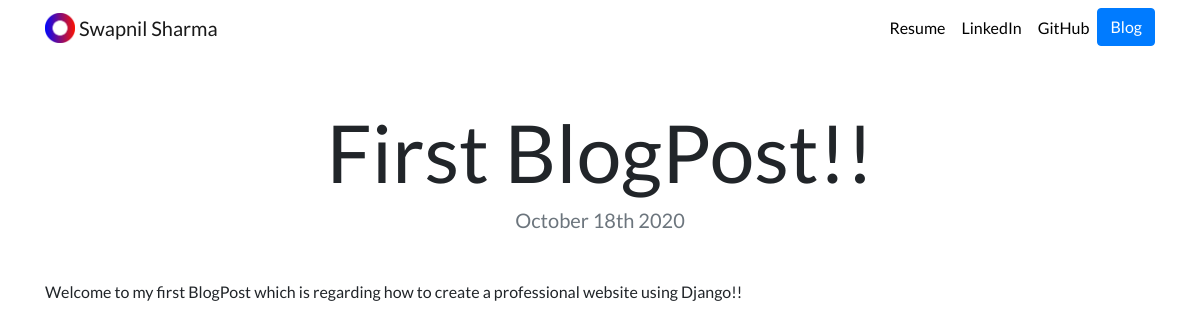
Page /blog/1/ on the committed database.
### blog/models.py (models this page shows, shortened)
class Blog(models.Model):
    title = models.CharField(max_length=200)
    description = models.TextField()
    date = models.DateField()

### blog/views.py (the view)
# urls.py: path('<int:blog_id>/', views.detail, name='detail'),
def detail(request, blog_id):
    blog = get_object_or_404(Blog, pk=blog_id)
    return render(request, 'blog/detail.html',{'blog':blog})

### blog/templates/blog/detail.html
{% extends "portfolio/base.html" %}
{% load static %}
{% block content %}
<h1 class="text-center mt-5" id="blogdetailtitle">{{ blog.title }}</h1>
<h5 class="text-center text-muted mb-5">{{ blog.date|date:'F jS Y' }}</h5>
{{ blog.description|safe }}
{% endblock %}

### portfolio/static/portfolio/custom.css (style rules this page uses)
body { font-family: 'Lato', sans-serif; }
@media (min-width: 992px) { #blogdetailtitle { font-size: 5rem; } }

### rows in the picture
Blog: title "First BlogPost!!", date "October 18th 2020", description "Welcome to my first BlogPost which is regarding how to create a professional website using Django!!"
